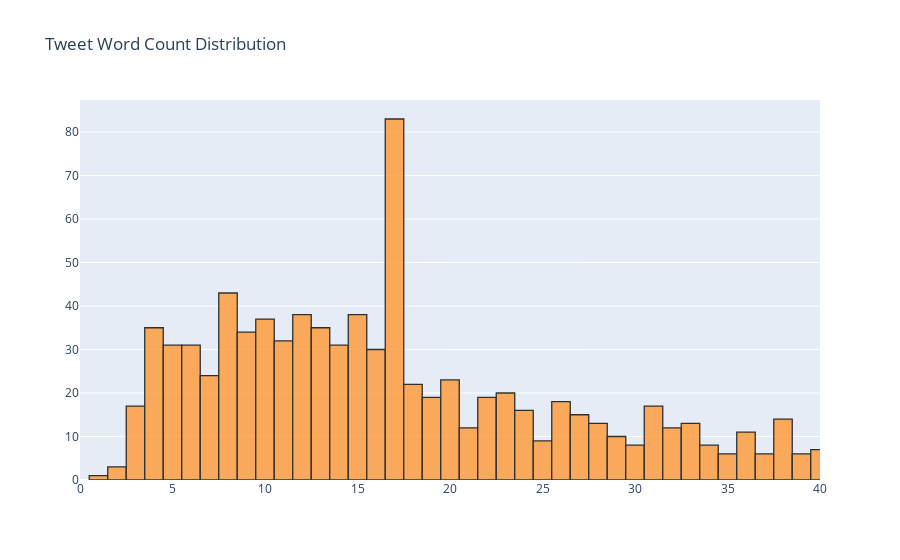

Notebook code for this chart:
### Code cell
df['word_count'] = d.apply(lambda x: len(str(x).split()))
#Average word count of tweets
df['word_count'].iplot(
    kind='hist',
    bins=100,
    xTitle='word count',
    linecolor='black',
    yTitle='count',
    layout = go.Layout(xaxis=dict(range=[0, 40]),
    title='Tweet Word Count Distribution'))

### Figure 1 — Plotly figure (JSON) as saved in the notebook; plotly's stock layout.template omitted (floating-point values rounded to 4 significant figures; data arrays with more than 128 entries replaced by an {"elided": "..."} marker saying what was removed)
{"data": [{"histfunc": "count", "histnorm": "", "marker": {"color": "rgba(255, 153, 51, 1.0)", "line": {"color": "#000000", "width": 1.3}}, "name": "word_count", "nbinsx": 100, "opacity": 0.8, "orientation": "v", "type": "histogram", "x": {"elided": "1023 int values"}}], "layout": {"barmode": "overlay", "title": {"text": "Tweet Word Count Distribution"}, "xaxis": {"range": [0, 40]}}}
